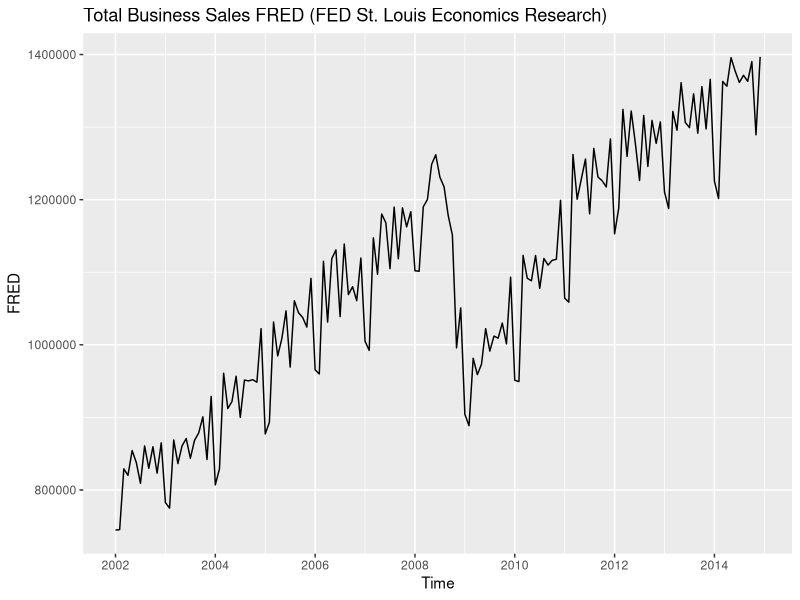
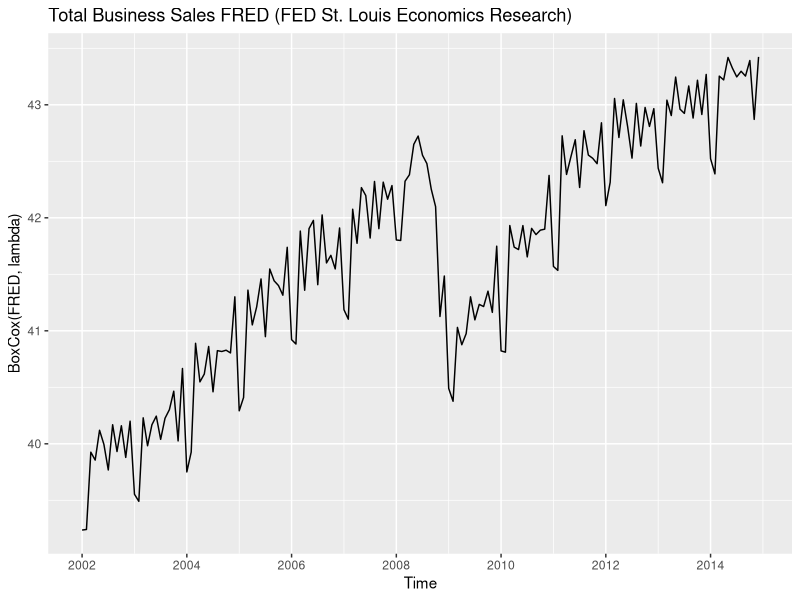
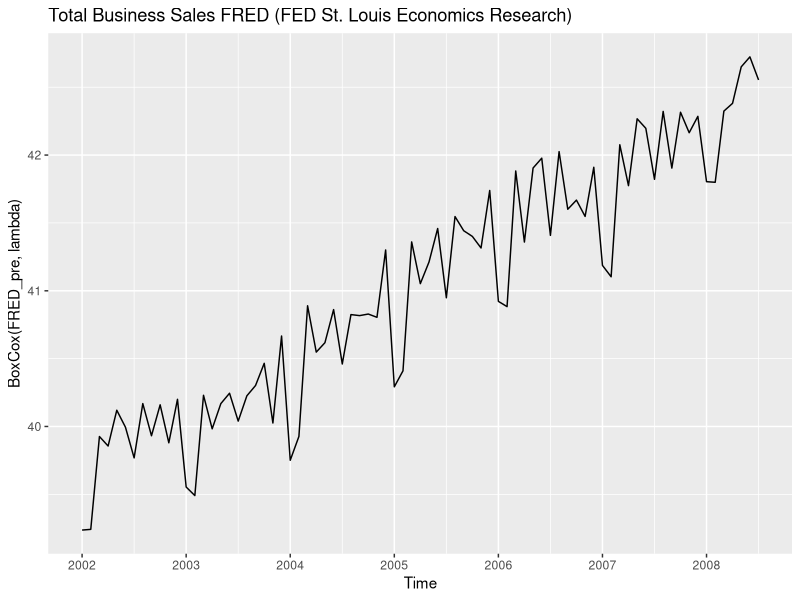
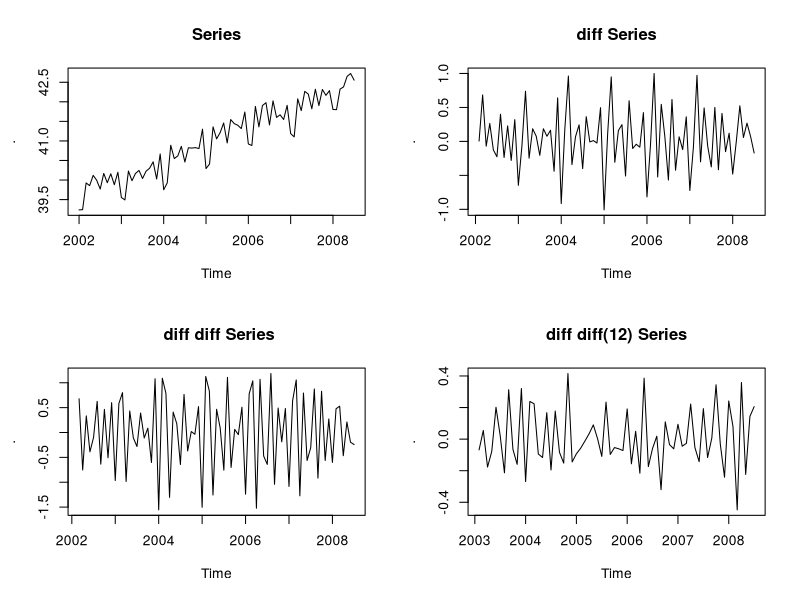
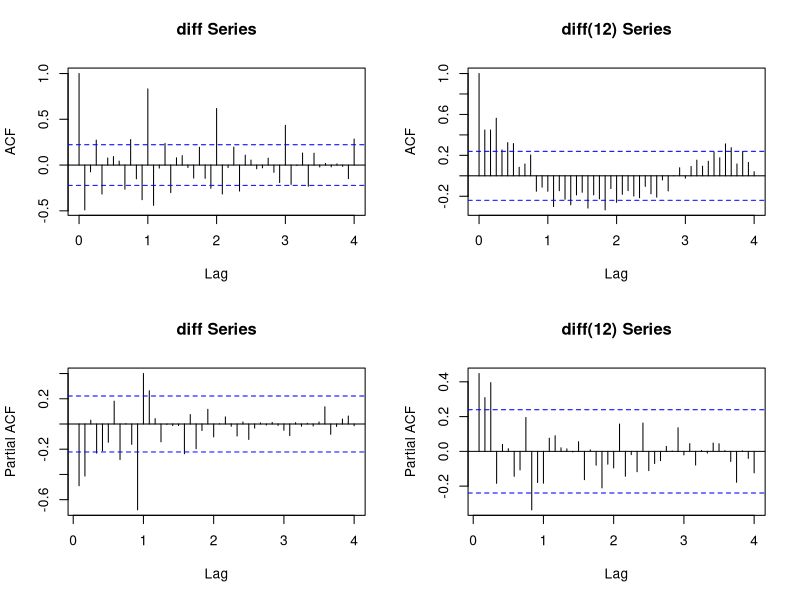
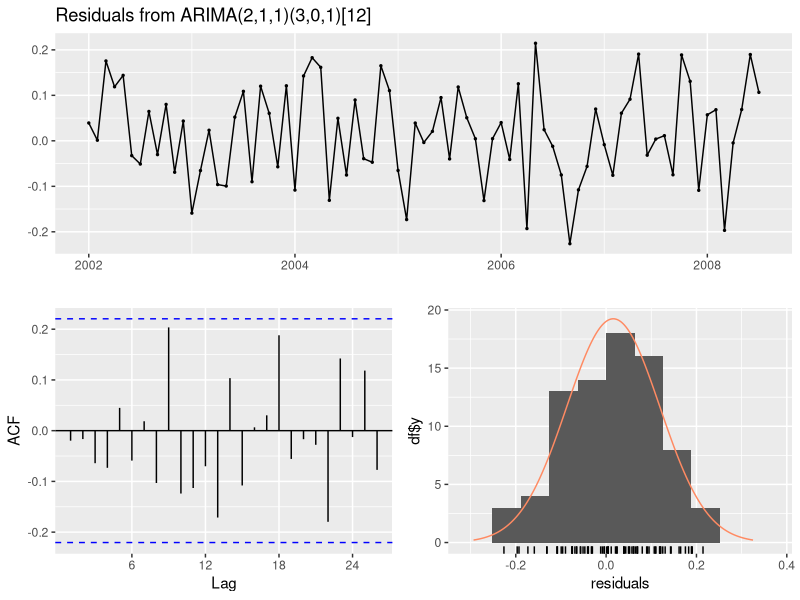
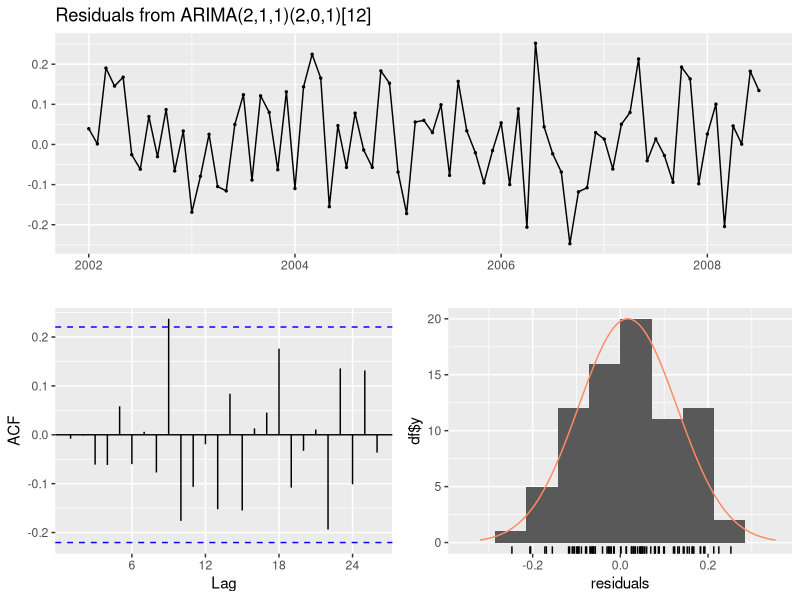
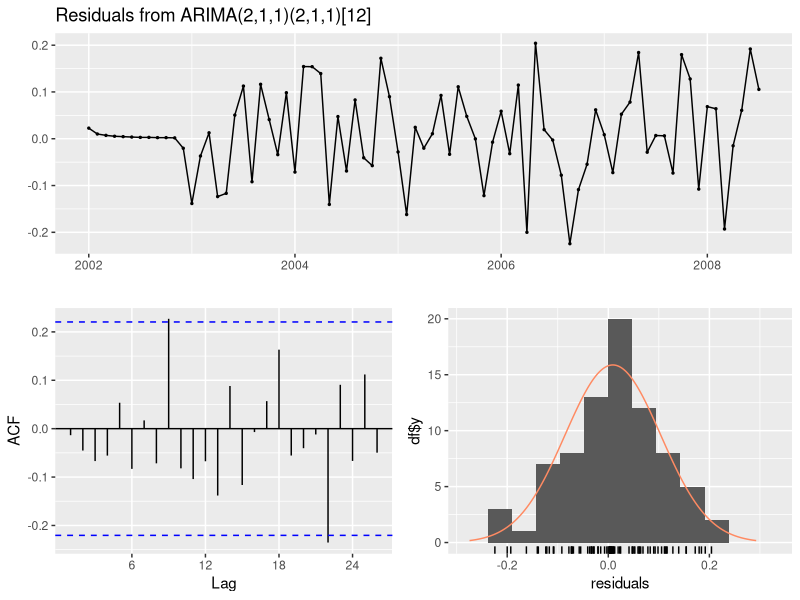

Here is the R script that generated these plots, in order:
## ---- chunk 1
knitr::opts_chunk$set(echo = FALSE, warnings = FALSE, message = FALSE)
library(tseries)
library(zoo)
library(ggplot2)
library(forecast)
library(dplyr)
library(lmtest)
## ---- chunk 2
data <- read.csv('TOTBUSSMNSA.csv')
title = 'Total Business Sales FRED (FED St. Louis Economics Research)'
#data before intervention
pre_intervention <- data %>% filter(DATE < as.Date("2008-08-01"))
FRED_pre <- ts(pre_intervention$TOTBUSSMNSA,
           start = c(2002, 1),
           frequency = 12)


#all data
FRED <- ts(data$TOTBUSSMNSA, start = c(2002, 1), frequency = 12)
#check if variance is the same
autoplot(FRED, main = title) +
  scale_x_continuous(breaks = scales::extended_breaks(10))
## ---- chunk 3

#series need stabilization
lambda <- BoxCox.lambda(FRED)

#data after stabilization
autoplot(BoxCox(FRED, lambda), main = title) +
  scale_x_continuous(breaks = scales::extended_breaks(10))


## ---- chunk 4
autoplot(BoxCox(FRED_pre, lambda), main = title) + 
  scale_x_continuous(breaks = scales::extended_breaks(10))
## ---- chunk 5
#checking derivation

par(mfrow = c(2, 2))
FRED_pre %>% BoxCox(lambda = lambda) %>% plot(main = "Series")
FRED_pre %>% BoxCox(lambda = lambda) %>% diff() %>% plot(main = "diff Series")
FRED_pre %>% BoxCox(lambda = lambda) %>% diff() %>% diff() %>% plot(main = " diff diff Series")
FRED_pre %>% BoxCox(lambda = lambda) %>% diff() %>% diff(lag = 12) %>% plot(main = "diff diff(12) Series")

## ---- chunk 6

#checking the acfs
par(mfrow = c(2, 2))
FRED_pre %>% BoxCox(lambda = lambda) %>% diff() %>% acf(main = "diff Series", lag.max = 48)
FRED_pre %>% BoxCox(lambda = lambda) %>% diff(lag = 12) %>% acf(main = "diff(12) Series", lag.max =  48)

#checking the pacfs
#par(mfrow = c(1, 2))
FRED_pre %>% BoxCox(lambda = lambda) %>% diff() %>% pacf(main = "diff Series", lag.max = 48)
FRED_pre %>% BoxCox(lambda = lambda) %>%diff(lag = 12) %>% pacf(main = "diff(12) Series", lag.max =  48)
## ---- chunk 7
model1 <- Arima(FRED_pre, order = c(2, 1,1), seasonal = c(3, 0, 1), lambda = lambda)
print(summary(model1))
## ---- chunk 8
checkresiduals(model1)
## ---- chunk 9
model2 <- Arima(FRED_pre, order = c(2, 1,1), seasonal = c(2, 0, 1), lambda = lambda)
print(summary(model2))
## ---- chunk 10
checkresiduals(model2)
## ---- chunk 11
model3 <- Arima(FRED_pre, order = c(2, 1,1), seasonal = c(2, 1, 1), lambda = lambda)
print(summary(model3))
## ---- chunk 12
checkresiduals(model3)
## ---- chunk 13
plot(FRED_pre, lwd = 1.5, main = "FRED pre intervention Real x Predicted")
lines(model3$fitted, col = 'red', lwd = 1.5)
legend("topleft", legend=c("Predictions", "Real values"), col=c('red','black'), lty = 1:1, cex=0.8)
## ---- chunk 14
plot(forecast(model3, h = 72, lambda =lambda, biasadj = TRUE), main = "FRED series x Forecast of pre-intervention model")
lines(FRED)
legend("topleft", legend=c("Forecast mean",  "90%", "95%", "Real values"), col=c('blue','#596DD5', "#D5DBFF" ,'black' ), lty = 1:1, cex=0.8)
## ---- chunk 15
#julh of 2008 is the 79 row
permanent_const_eff <-  1*(seq_along(data$DATE) >= 79)
model4 <- Arima(FRED, order = c(2, 1, 1), seasonal = c(2, 1, 1), xreg = permanent_const_eff, lambda = lambda)
summary(model4)
## ---- chunk 16
checkresiduals(model4)
## ---- chunk 17
plot(FRED, lwd = 1.5, main = "FRED Real x Predicted with permanent constant effect")
lines(model4$fitted, col = 'red', lwd = 1.5)
legend("topleft", legend=c("Predictions", "Real values"), col=c('red','black'), lty = 1:1, cex=0.8)
## ---- chunk 18
#julh of 2008 is the 79 row
temporary_const_eff <-  1*(seq_along(data$DATE) == 79)
model5 <- Arima(FRED, order = c(2, 1, 1), seasonal = c(2, 1, 1), xreg = temporary_const_eff, lambda = lambda)
summary(model5)
## ---- chunk 19
coeftest(model5)
## ---- chunk 20
checkresiduals(model5)
## ---- chunk 21
plot(FRED, lwd = 1.5, main = "FRED Real x Predicted with temporary constant effect")
lines(model5$fitted, col = 'red', lwd = 1.5)
legend("topleft", legend=c("Predictions", "Real values"), col=c('red','black'), lty = 1:1, cex=0.8)
## ---- chunk 22
m <- seq(1, 72)
m_AIC <- rep(NA, 72)
for(i in seq_along(m)){
	interval_const_eff <-  1*((seq_along(data$DATE) >= 79 & seq_along(data$DATE) <= (79 + i)))
	model6_eval <- Arima(FRED, order = c(2, 1, 1), seasonal = c(2, 1, 1), xreg = interval_const_eff, lambda = lambda)
	m_AIC[i] = model6_eval$aic
}

plot(m_AIC, main = "AIC values for each length of temporary effect", xlab = "Duration of effect in months", ylab = "AIC", lwd = 1.4)
## ---- chunk 23
interval_const_eff <-  1*((seq_along(data$DATE) >= 79 & seq_along(data$DATE) <= (79 + 3)))
model6 <- Arima(FRED, order = c(2, 1, 1), seasonal = c(2, 1, 1), xreg = interval_const_eff, lambda = lambda)
summary(model6)
## ---- chunk 24
par(mfrow = c(1, 2))
plot(FRED)
lines(model6$fitted, col = 'red')
legend("topleft", legend=c("Predictions", "Real values"), col=c('red','black'), lty = 1:1, cex=0.8)

plot(ts(interval_const_eff, start = c(2002, 1), frequency = 12), ylab = "X_t", main = "Transfer function")
